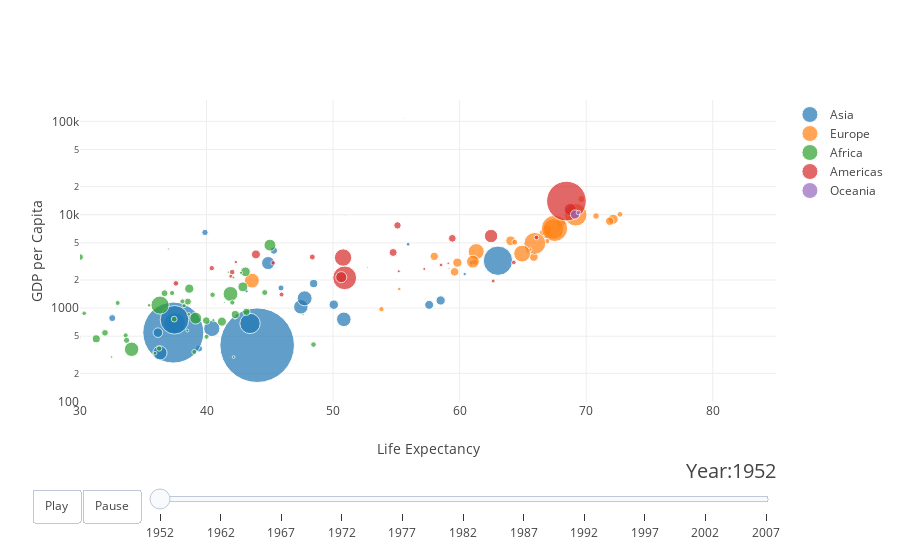

The cell this chart's notebook holds for it:
### Markdown cell above
## Slider

### Code cell
url = 'https://raw.githubusercontent.com/plotly/datasets/master/gapminderDataFiveYear.csv'
dataset = pd.read_csv(url)

years = ['1952', '1962', '1967', '1972', '1977', '1982', '1987', '1992', '1997', '2002', '2007']


# make list of continents
continents = []
for continent in dataset['continent']:
    if continent not in continents:
        continents.append(continent)
# make figure
figure = {
    'data': [],
    'layout': {},
    'frames': []
}

# fill in most of layout
figure['layout']['xaxis'] = {'range': [30, 85], 'title': 'Life Expectancy'}
figure['layout']['yaxis'] = {'title': 'GDP per Capita', 'type': 'log'}
figure['layout']['hovermode'] = 'closest'
figure['layout']['sliders'] = {
    'args': [
        'transition', {
            'duration': 400,
            'easing': 'cubic-in-out'
        }
    ],
    'initialValue': '1952',
    'plotlycommand': 'animate',
    'values': years,
    'visible': True
}
figure['layout']['updatemenus'] = [
    {
        'buttons': [
            {
                'args': [None, {'frame': {'duration': 500, 'redraw': False},
                         'fromcurrent': True, 'transition': {'duration': 300, 'easing': 'quadratic-in-out'}}],
                'label': 'Play',
                'method': 'animate'
            },
            {
                'args': [[None], {'frame': {'duration': 0, 'redraw': False}, 'mode': 'immediate',
                'transition': {'duration': 0}}],
                'label': 'Pause',
                'method': 'animate'
            }
        ],
        'direction': 'left',
        'pad': {'r': 10, 't': 87},
        'showactive': False,
        'type': 'buttons',
        'x': 0.1,
        'xanchor': 'right',
        'y': 0,
        'yanchor': 'top'
    }
]
#custom colors
custom_colors = {
    'Asia': 'rgb(171, 99, 250)',
    'Europe': 'rgb(230, 99, 250)',
    'Africa': 'rgb(99, 110, 250)',
    'Americas': 'rgb(25, 211, 243)',
    'Oceania': 'rgb(50, 170, 255)'
}
sliders_dict = {
    'active': 0,
    'yanchor': 'top',
    'xanchor': 'left',
    'currentvalue': {
        'font': {'size': 20},
        'prefix': 'Year:',
        'visible': True,
        'xanchor': 'right'
    },
    'transition': {'duration': 300, 'easing': 'cubic-in-out'},
    'pad': {'b': 10, 't': 50},
    'len': 0.9,
    'x': 0.1,
    'y': 0,
    'steps': []
}

# make data
year = 1952
for continent in continents:
    dataset_by_year = dataset[dataset['year'] == year]
    dataset_by_year_and_cont = dataset_by_year[dataset_by_year['continent'] == continent]

    data_dict = {
        'x': list(dataset_by_year_and_cont['lifeExp']),
        'y': list(dataset_by_year_and_cont['gdpPercap']),
        'mode': 'markers',
        'text': list(dataset_by_year_and_cont['country']),
        'marker': {
            'sizemode': 'area',
            'sizeref': 200000,
            'size': list(dataset_by_year_and_cont['pop'])
        },
        'name': continent
    }
    figure['data'].append(data_dict)
    
# make frames
for year in years:
    frame = {'data': [], 'name': str(year)}
    for continent in continents:
        dataset_by_year = dataset[dataset['year'] == int(year)]
        dataset_by_year_and_cont = dataset_by_year[dataset_by_year['continent'] == continent]

        data_dict = {
            'x': list(dataset_by_year_and_cont['lifeExp']),
            'y': list(dataset_by_year_and_cont['gdpPercap']),
            'mode': 'markers',
            'text': list(dataset_by_year_and_cont['country']),
            'marker': {
                'sizemode': 'area',
                'sizeref': 200000,
                'size': list(dataset_by_year_and_cont['pop'])
            },
            'name': continent
        }
        frame['data'].append(data_dict)

    figure['frames'].append(frame)
    slider_step = {'args': [
        [year],
        {'frame': {'duration': 300, 'redraw': False},
         'mode': 'immediate',
       'transition': {'duration': 300}}
     ],
     'label': year,
     'method': 'animate'}
    sliders_dict['steps'].append(slider_step)

    
figure['layout']['sliders'] = [sliders_dict]

iplot(figure)

### Figure 1 — Plotly figure (JSON) as saved in the notebook; plotly's stock layout.template omitted (floating-point values rounded to 4 significant figures)
{"data": [{"marker": {"size": [8425333, 120447, 46886859, 4693836, 556263528, 2125900, 372000000, 82052000, 17272000, 5441766, 1620914, 86459025, 607914, 8865488, 20947571, 160000, 1439529, 6748378, 800663, 20092996, 9182536, 507833, 41346560, 22438691, 4005677, 1127000, 7982342, 3661549, 8550362, 21289402, 26246839, 1030585, 4963829], "sizemode": "area", "sizeref": 200000}, "mode": "markers", "name": "Asia", "text": ["Afghanistan", "Bahrain", "Bangladesh", "Cambodia", "China", "Hong Kong, China", "India", "Indonesia", "Iran", "Iraq", "Israel", "Japan", "Jordan", "Korea, Dem. Rep.", "Korea, Rep.", "Kuwait", "Lebanon", "Malaysia", "Mongolia", "Myanmar", "Nepal", "Oman", "Pakistan", "Philippines", "Saudi Arabia", "Singapore", "Sri Lanka", "Syria", "Taiwan", "Thailand", "Vietnam", "West Bank and Gaza", "Yemen, Rep."], "type": "scatter", "uid": "a5d68c86-a3d8-11e8-87c8-0a580a0c0a57", "x": [28.8, 50.94, 37.48, 39.42, 44, 60.96, 37.37, 37.47, 44.87, 45.32, 65.39, 63.03, 43.16, 50.06, 47.45, 55.56, 55.93, 48.46, 42.24, 36.32, 36.16, 37.58, 43.44, 47.75, 39.88, 60.4, 57.59, 45.88, 58.5, 50.85, 40.41, 43.16, 32.55], "y": [779.4, 9867.0, 684.2, 368.5, 400.4, 3054.0, 546.6, 749.7, 3035.0, 4130.0, 4087.0, 3217.0, 1547.0, 1088.0, 1031.0, 108400.0, 4835.0, 1831.0, 786.6, 331, 545.9, 1828.0, 684.6, 1273.0, 6460.0, 2315.0, 1084.0, 1643.0, 1207.0, 757.8, 605.1, 1516.0, 781.7]}, {"marker": {"size": [1282697, 6927772, 8730405, 2791000, 7274900, 3882229, 9125183, 4334000, 4090500, 42459667, 69145952, 7733250, 9504000, 147962, 2952156, 47666000, 413834, 10381988, 3327728, 25730551, 8526050, 16630000, 6860147, 3558137, 1489518, 28549870, 7124673, 4815000, 22235677, 50430000], "sizemode": "area", "sizeref": 200000}, "mode": "markers", "name": "Europe", "text": ["Albania", "Austria", "Belgium", "Bosnia and Herzegovina", "Bulgaria", "Croatia", "Czech Republic", "Denmark", "Finland", "France", "Germany", "Greece", "Hungary", "Iceland", "Ireland", "Italy", "Montenegro", "Netherlands", "Norway", "Poland", "Portugal", "Romania", "Serbia", "Slovak Republic", "Slovenia", "Spain", "Sweden", "Switzerland", "Turkey", "United Kingdom"], "type": "scatter", "uid": "a5d68f4c-a3d8-11e8-87c8-0a580a0c0a57", "x": [55.23, 66.8, 68, 53.82, 59.6, 61.21, 66.87, 70.78, 66.55, 67.41, 67.5, 65.86, 64.03, 72.49, 66.91, 65.94, 59.16, 72.13, 72.67, 61.31, 59.82, 61.05, 58.0, 64.36, 65.57, 64.94, 71.86, 69.62, 43.59, 69.18], "y": [1601.0, 6137.0, 8343.0, 973.5, 2444.0, 3119.0, 6876.0, 9692.0, 6425.0, 7030.0, 7144.0, 3531.0, 5264.0, 7268.0, 5210.0, 4931.0, 2648.0, 8942.0, 10100.0, 4029.0, 3068.0, 3145.0, 3581.0, 5075.0, 4215.0, 3834.0, 8528.0, 14730.0, 1969.0, 9980.0]}, {"marker": {"size": [9279525, 4232095, 1738315, 442308, 4469979, 2445618, 5009067, 1291695, 2682462, 153936, 14100005, 854885, 2977019, 63149, 22223309, 216964, 1438760, 20860941, 420702, 284320, 5581001, 2664249, 580653, 6464046, 748747, 863308, 1019729, 4762912, 2917802, 3838168, 1022556, 516556, 9939217, 6446316, 485831, 3379468, 33119096, 257700, 2534927, 60011, 2755589, 2143249, 2526994, 14264935, 8504667, 290243, 8322925, 1219113, 3647735, 5824797, 2672000, 3080907], "sizemode": "area", "sizeref": 200000}, "mode": "markers", "name": "Africa", "text": ["Algeria", "Angola", "Benin", "Botswana", "Burkina Faso", "Burundi", "Cameroon", "Central African Republic", "Chad", "Comoros", "Congo, Dem. Rep.", "Congo, Rep.", "Cote d'Ivoire", "Djibouti", "Egypt", "Equatorial Guinea", "Eritrea", "Ethiopia", "Gabon", "Gambia", "Ghana", "Guinea", "Guinea-Bissau", "Kenya", "Lesotho", "Liberia", "Libya", "Madagascar", "Malawi", "Mali", "Mauritania", "Mauritius", "Morocco", "Mozambique", "Namibia", "Niger", "Nigeria", "Reunion", "Rwanda", "Sao Tome and Principe", "Senegal", "Sierra Leone", "Somalia", "South Africa", "Sudan", "Swaziland", "Tanzania", "Togo", "Tunisia", "Uganda", "Zambia", "Zimbabwe"], "type": "scatter", "uid": "a5d69154-a3d8-11e8-87c8-0a580a0c0a57", "x": [43.08, 30.02, 38.22, 47.62, 31.98, 39.03, 38.52, 35.46, 38.09, 40.72, 39.14, 42.11, 40.48, 34.81, 41.89, 34.48, 35.93, 34.08, 37.0, 30, 43.15, 33.61, 32.5, 42.27, 42.14, 38.48, 42.72, 36.68, 36.26, 33.69, 40.54, 50.99, 42.87, 31.29, 41.73, 37.44, 36.32, 52.72, 40, 46.47, 37.28, 30.33, 32.98, 45.01, 38.63, 41.41, 41.22, 38.6, 44.6, 39.98, 42.04, 48.45], "y": [2449.0, 3521.0, 1063.0, 851.2, 543.3, 339.3, 1173.0, 1071.0, 1179.0, 1103.0, 780.5, 2126.0, 1389.0, 2670.0, 1419.0, 375.6, 328.9, 362.1, 4293.0, 485.2, 911.3, 510.2, 299.9, 853.5, 298.8, 575.6, 2388.0, 1443.0, 369.2, 452.3, 743.1, 1968.0, 1688.0, 468.5, 2424.0, 761.9, 1077.0, 2719.0, 493.3, 879.6, 1450.0, 879.8, 1136.0, 4725.0, 1616.0, 1148.0, 716.7, 859.8, 1468.0, 734.8, 1147.0, 406.9]}, {"marker": {"size": [17876956, 2883315, 56602560, 14785584, 6377619, 12350771, 926317, 6007797, 2491346, 3548753, 2042865, 3146381, 3201488, 1517453, 1426095, 30144317, 1165790, 940080, 1555876, 8025700, 2227000, 662850, 157553000, 2252965, 5439568], "sizemode": "area", "sizeref": 200000}, "mode": "markers", "name": "Americas", "text": ["Argentina", "Bolivia", "Brazil", "Canada", "Chile", "Colombia", "Costa Rica", "Cuba", "Dominican Republic", "Ecuador", "El Salvador", "Guatemala", "Haiti", "Honduras", "Jamaica", "Mexico", "Nicaragua", "Panama", "Paraguay", "Peru", "Puerto Rico", "Trinidad and Tobago", "United States", "Uruguay", "Venezuela"], "type": "scatter", "uid": "a5d692c6-a3d8-11e8-87c8-0a580a0c0a57", "x": [62.48, 40.41, 50.92, 68.75, 54.74, 50.64, 57.21, 59.42, 45.93, 48.36, 45.26, 42.02, 37.58, 41.91, 58.53, 50.79, 42.31, 55.19, 62.65, 43.9, 64.28, 59.1, 68.44, 66.07, 55.09], "y": [5911.0, 2677.0, 2109.0, 11370.0, 3940.0, 2144.0, 2627.0, 5587.0, 1398.0, 3522.0, 3048.0, 2428.0, 1840.0, 2195.0, 2899.0, 3478.0, 3112.0, 2480.0, 1952.0, 3759.0, 3082.0, 3023.0, 13990.0, 5717.0, 7690.0]}, {"marker": {"size": [8691212, 1994794], "sizemode": "area", "sizeref": 200000}, "mode": "markers", "name": "Oceania", "text": ["Australia", "New Zealand"], "type": "scatter", "uid": "a5d6947e-a3d8-11e8-87c8-0a580a0c0a57", "x": [69.12, 69.39], "y": [10040.0, 10560.0]}], "layout": {"hovermode": "closest", "sliders": [{"active": 0, "currentvalue": {"font": {"size": 20}, "prefix": "Year:", "visible": true, "xanchor": "right"}, "len": 0.9, "pad": {"b": 10, "t": 50}, "steps": [{"args": [["1952"], {"frame": {"duration": 300, "redraw": false}, "mode": "immediate", "transition": {"duration": 300}}], "label": "1952", "method": "animate"}, {"args": [["1962"], {"frame": {"duration": 300, "redraw": false}, "mode": "immediate", "transition": {"duration": 300}}], "label": "1962", "method": "animate"}, {"args": [["1967"], {"frame": {"duration": 300, "redraw": false}, "mode": "immediate", "transition": {"duration": 300}}], "label": "1967", "method": "animate"}, {"args": [["1972"], {"frame": {"duration": 300, "redraw": false}, "mode": "immediate", "transition": {"duration": 300}}], "label": "1972", "method": "animate"}, {"args": [["1977"], {"frame": {"duration": 300, "redraw": false}, "mode": "immediate", "transition": {"duration": 300}}], "label": "1977", "method": "animate"}, {"args": [["1982"], {"frame": {"duration": 300, "redraw": false}, "mode": "immediate", "transition": {"duration": 300}}], "label": "1982", "method": "animate"}, {"args": [["1987"], {"frame": {"duration": 300, "redraw": false}, "mode": "immediate", "transition": {"duration": 300}}], "label": "1987", "method": "animate"}, {"args": [["1992"], {"frame": {"duration": 300, "redraw": false}, "mode": "immediate", "transition": {"duration": 300}}], "label": "1992", "method": "animate"}, {"args": [["1997"], {"frame": {"duration": 300, "redraw": false}, "mode": "immediate", "transition": {"duration": 300}}], "label": "1997", "method": "animate"}, {"args": [["2002"], {"frame": {"duration": 300, "redraw": false}, "mode": "immediate", "transition": {"duration": 300}}], "label": "2002", "method": "animate"}, {"args": [["2007"], {"frame": {"duration": 300, "redraw": false}, "mode": "immediate", "transition": {"duration": 300}}], "label": "2007", "method": "animate"}], "transition": {"duration": 300, "easing": "cubic-in-out"}, "x": 0.1, "xanchor": "left", "y": 0, "yanchor": "top"}], "updatemenus": [{"buttons": [{"args": [null, {"frame": {"duration": 500, "redraw": false}, "fromcurrent": true, "transition": {"duration": 300, "easing": "quadratic-in-out"}}], "label": "Play", "method": "animate"}, {"args": [[null], {"frame": {"duration": 0, "redraw": false}, "mode": "immediate", "transition": {"duration": 0}}], "label": "Pause", "method": "animate"}], "direction": "left", "pad": {"r": 10, "t": 87}, "showactive": false, "type": "buttons", "x": 0.1, "xanchor": "right", "y": 0, "yanchor": "top"}], "xaxis": {"range": [30, 85], "title": "Life Expectancy"}, "yaxis": {"title": "GDP per Capita", "type": "log"}}}
